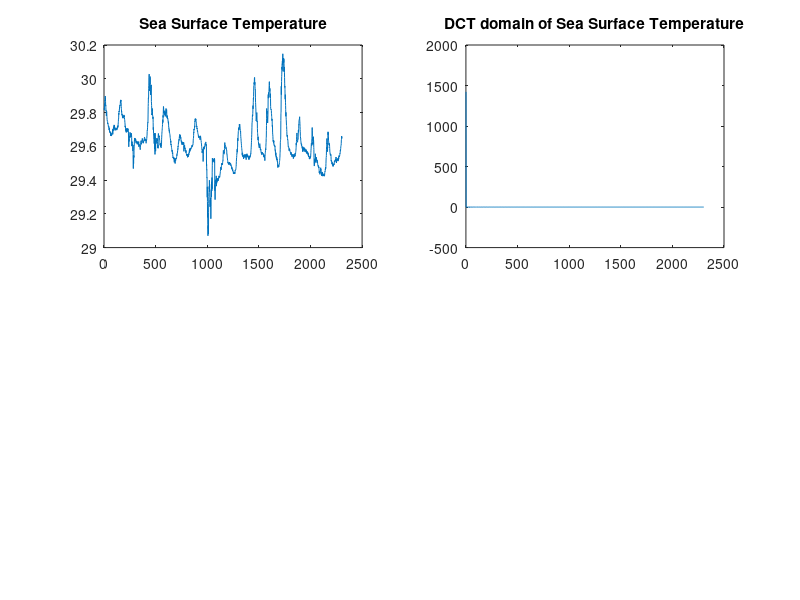

The MATLAB script that drew this image: (Note: this script raises an error after producing the figure.)

clear all; clc;
load SeaSurfaceTemp10min.mat;

n=size(SST,1);
Psi_dct= dctmtx(n);

figure(1)
subplot(221)
plot(SST);
title('Sea Surface Temperature');

figure(1)
subplot(222)
plot(Psi_dct*SST);
title('DCT domain of Sea Surface Temperature');

k= size(find(abs(Psi_dct*SST)>0.1),1);

m=6*k;

A=randn(m,n);
y=A*SST;

d_h=SolveBP(A*Psi_dct', y, n);

SST_h=Psi_dct'*d_h;

figure(1)
subplot(2,2,[3 4])
plot(SST,'b.'); hold on;
plot(SST_h,'r-');
legend('original', 'recovered');
title('Sea Surface Temperature Recovery by CS, m=6k');
fprintf('Normalized MSE for CS is %f\n',mse(SST-SST_h)/mse(SST));

